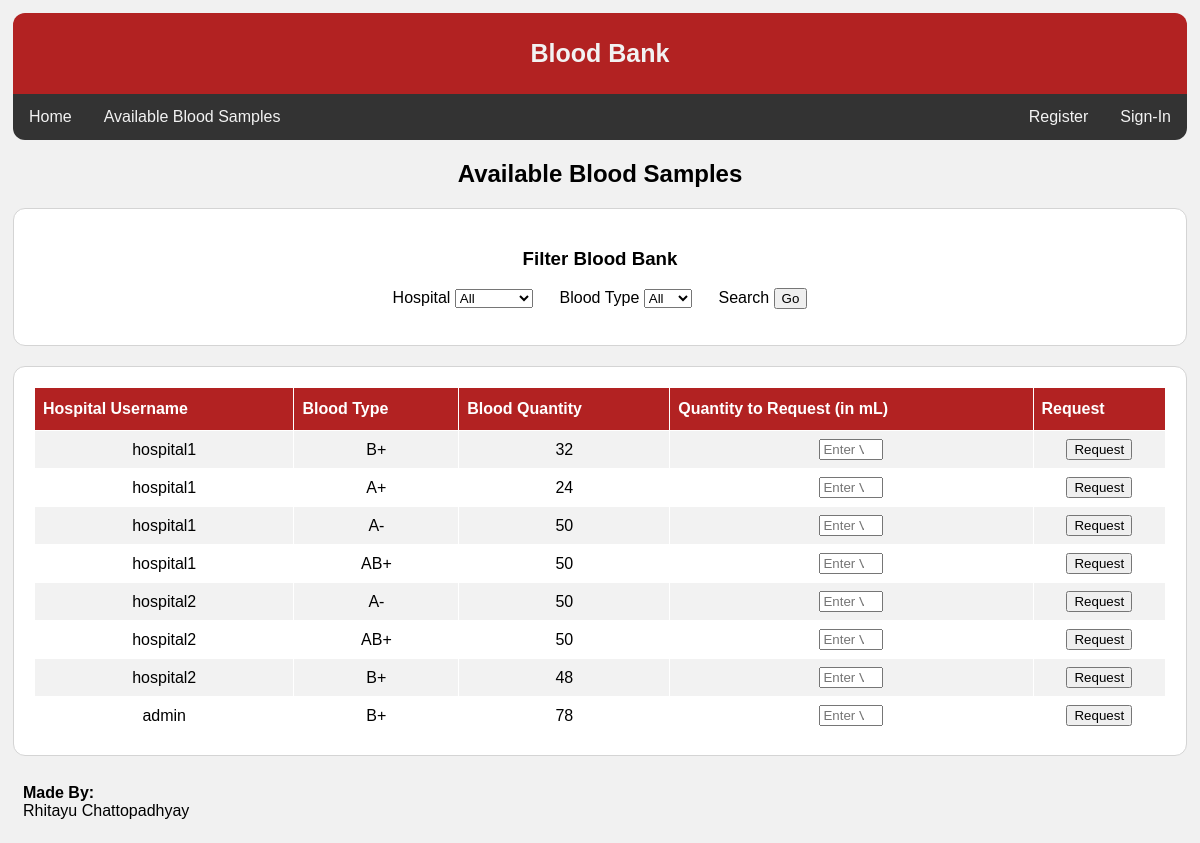
/available_blood.php, run on the app's committed database.
### tables this page shows
CREATE TABLE `available_blood_bank` (
  `hospital_username` varchar(50) NOT NULL,
  `blood_type` varchar(3) NOT NULL,
  `blood_quantity` int(11) NOT NULL
);

### available_blood.php (called while the page is built, shortened)
<?php
	include('config.php');
	if(isset($_GET['filter'])){
		$filter_hospital = $_GET['filter_hospital'];
		$filter_blood_type = $_GET['filter_blood_type'];
		if($filter_hospital == "all" && $filter_blood_type != "all")
			$query_string = "select * from available_blood_bank where blood_type like '".$filter_blood_type."' ;";
		else if($filter_hospital != "all" && $filter_blood_type == "all")
			$query_string = "select * from available_blood_bank where hospital_username like '".$filter_hospital."' ;";
		else if($filter_hospital != "all" && $filter_blood_type != "all")
			$query_string = "select * from available_blood_bank where hospital_username like '".$filter_hospital."' and  blood_type like '".$filter_blood_type."';";
		else{
			$query_string = "select * from available_blood_bank ;";
		}
	}
	else{
		$query_string = "select * from available_blood_bank ;";
	}
	$result = $conn->query($query_string);
	$num_row = $result->num_rows;
	$rows = $result->fetch_all();
?>
<?php
	include_once('templates/available_blood_layout.php');
	include_once('templates/_footer.php');
?>

### templates/available_blood_layout.php (the view, shortened to what this page needs)
<!DOCTYPE html>
<html>
<head>
	<link rel="stylesheet" href="css/init.css">
	<link rel="stylesheet" href="css/header.css">
	<link rel="stylesheet" href="css/footer.css">
	<link rel="stylesheet" href="css/navigation.css">
	<link rel="stylesheet" href="css/table.css">
	<link rel="stylesheet" href="css/card.css">
</head>
<body>
	<div class="header" style="padding: 1px">
		<h3> Blood Bank </h3>
	</div>
	<div class="topnav">
		<a href="index.php">Home</a>
		<a href="available_blood.php">Available Blood Samples</a>
		<?php
		if($_SESSION['username']){
			print_r("<a href='logout.php?redirect=available_blood' style='float:right'>Logout</a>");
		}
		else{
			print_r("<a href='index.php?redirect=available_blood' style='float:right'>Sign-In</a>");
			print_r("<a href='register.php' style='float:right'>Register</a>");
		}
		?>
	</div>
	<h2 style="text-align: center">Available Blood Samples</h2>
	<div class = "card">
		<h3>Filter Blood Bank</h3>
		<form method="get">
			<p>
				<div class = "form-element" style="display: inline;">
				<label>Hospital</label>
				<select name="filter_hospital" required>
					<option value="all">All</option>
				</select>
			</div>
				<div class = "form-element" style="display: inline;">
				<label>Blood Type</label>
				<select name="filter_blood_type" required>
					<option value="all">All</option>
				</select>
			</div>
			<div class="form-element" style="display: inline;">
				<LABEL>Search</LABEL>
				<button type="submit" name="filter"> Go</button>
			</div>
			</p>
		</form>
	</div>
	<div class="card">
		<form method="post">
			<table id="bloodbank">
			  	<tr>
				    <th>Hospital Username</th>
				    <th>Blood Type</th>
				    <th>Blood Quantity</th>
				    <th>Quantity to Request (in mL)</th>
				    <th>Request</th>
			  	</tr>
			  	<?php
			  		for($x=0; $x<$num_row; $x++){
			  			echo "<tr>";
			  			for($y=0; $y<5; $y++){
			  				echo "<td>";
			  				if($y < 3){
				  				echo $rows[$x][$y];
			  				}
			  				else if($y == 4){
			  					?>
			  					<button type="submit" name="request" value=
			  					<?php echo $x;
										if($_SESSION['user_type'] == "hospital"){
											echo " disabled";
											echo " title='Hospital'";
										}
			  					?>
			  					>Request</button>
			  				<?php
			  				}
			  				else if($y == 3){
			  					?>
			  					<div class = "form-element">
									<input type="number" name=<?php echo "amount" .$x;
										if($_SESSION['user_type'] == "hospital")
											echo " disabled";?> min=1 max="100" placeholder="Enter Value"/>
								</div>
			  					<?php
			  				}
			  				echo "</td>";
			  			}
			  			echo "</tr>";
			  		}
			  	?>
			</table>
		</form>
	</div>

### templates/_footer.php
	<body>
		<div class="footer">
			<br><b>Made By:</b>
			<br>Rhitayu Chattopadhyay
		</div>
	</body>
</html>

### css/init.css (style rules this page uses)
* { box-sizing: border-box; }
body { font-family: Arial; padding: 5px; background: #f1f1f1; }

### css/header.css (style rules this page uses)
.header { padding: 20px; text-align: center; background: #B22222; color: #f2f2f2; border-top-right-radius: 12px; border-top-left-radius: 12px; }
.header h3 { font-size: 25px; }

### css/footer.css (style rules this page uses)
.footer { background-color: #F1F1F1; text-align: left; padding: 10px; }

### css/navigation.css (style rules this page uses)
.topnav { overflow: hidden; background-color: #333; border-bottom-right-radius: 12px; border-bottom-left-radius: 12px; }
.topnav a { float: left; display: block; color: #f2f2f2; text-align: center; padding: 14px 16px; text-decoration: none; }

### css/table.css (style rules this page uses)
#bloodbank { font-family: Arial, Helvetica, sans-serif; border-collapse: collapse; width: 100%; }
#bloodbank td, #bloodbank th { border: 1px solid #fff; padding: 8px; }
#bloodbank tr:nth-child(even) { background-color: #f2f2f2; }
#bloodbank th { padding-top: 12px; padding-bottom: 12px; text-align: left; background-color: #B22222; color: white }

### css/card.css (style rules this page uses)
.card { background-color: #ffffff; padding: 20px; margin-top: 20px; text-align: center; width: 100%; border-radius: 12px; border-style: solid; border-color: #D4D4D4; border-width: 1.5px; }

### data on the page
available_blood_bank: hospital_username "hospital1", blood_type "B+", blood_quantity "32"
available_blood_bank: hospital_username "hospital1", blood_type "A+", blood_quantity "24"
available_blood_bank: hospital_username "hospital1", blood_type "A-", blood_quantity "50"
available_blood_bank: hospital_username "hospital1", blood_type "AB+", blood_quantity "50"
available_blood_bank: hospital_username "hospital2", blood_type "A-", blood_quantity "50"
available_blood_bank: hospital_username "hospital2", blood_type "AB+", blood_quantity "50"
available_blood_bank: hospital_username "hospital2", blood_type "B+", blood_quantity "48"
available_blood_bank: hospital_username "admin", blood_type "B+", blood_quantity "78"
